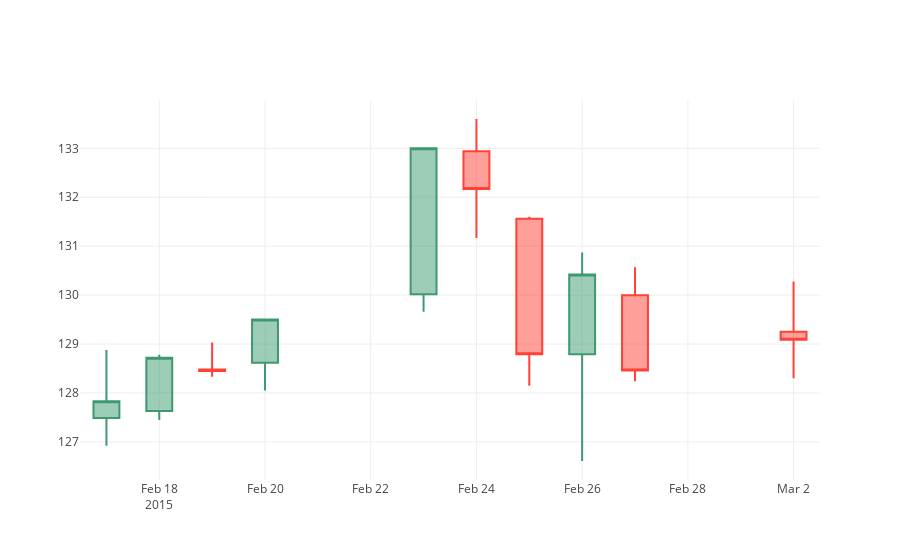

Here is the notebook cell this chart was saved with:
### Markdown cell above
## 无滑块

### Code cell
trace = go.Candlestick(
    x=m_df['Date'],
    open=m_df['AAPL.Open'],
    high=m_df['AAPL.High'],
    low=m_df['AAPL.Low'],
    close=m_df['AAPL.Close']
)

layout = go.Layout(
    xaxis = dict(
        rangeslider = dict(
            visible = False
        )
    )
)

data = [trace]

fig = go.Figure(data=data,layout=layout)
plotly.offline.iplot(fig)

### Figure 1 — Plotly figure (JSON) as saved in the notebook; plotly's stock layout.template omitted (floating-point values rounded to 4 significant figures)
{"data": [{"close": [127.8, 128.7, 128.4, 129.5, 133, 132.2, 128.8, 130.4, 128.5, 129.1], "high": [128.9, 128.8, 129.0, 129.5, 133, 133.6, 131.6, 130.9, 130.6, 130.3], "low": [126.9, 127.4, 128.3, 128.1, 129.7, 131.2, 128.1, 126.6, 128.2, 128.3], "open": [127.5, 127.6, 128.5, 128.6, 130.0, 132.9, 131.6, 128.8, 130, 129.2], "type": "candlestick", "uid": "b6e7952d-5465-40f7-8a1a-370749ad4445", "x": ["2015-02-17", "2015-02-18", "2015-02-19", "2015-02-20", "2015-02-23", "2015-02-24", "2015-02-25", "2015-02-26", "2015-02-27", "2015-03-02"]}], "layout": {"xaxis": {"rangeslider": {"visible": false}}}}
